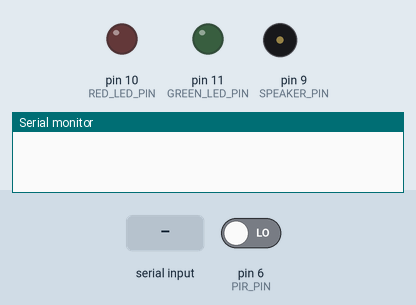
Recording of a sketch running on a simulated Arduino Uno, built with avr-gcc and run on an emulated ATmega328P. Parts: output pins drawn as LEDs (lit = HIGH), buzzer (waves = sounding, pin HIGH), the last lines printed to the serial monitor. The test bench sets the inputs (shaded band); at power-on: pin 6 (PIR_PIN) LOW. The modem accepts every AT command (registered, SIM ready, sends succeed) and sends nothing else.

Above: at 1.2 s.
1.3 s: pin 6 (PIR_PIN) driven HIGH
At 2.5 s:
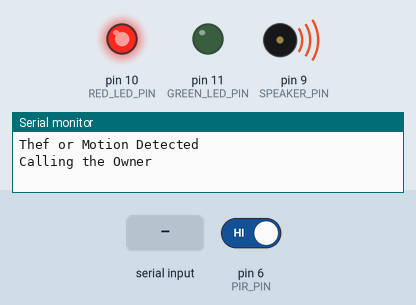
3.5 s: "1" received over the second serial link
Timing chart, 0 to 6.5 s (numbered marks = the images above; inputs shaded):
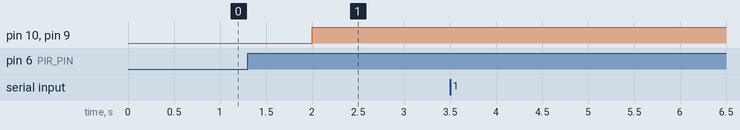

Measured:
- after the input at 1.3 s, pin 10 (RED_LED_PIN), pin 9 (SPEAKER_PIN): LOW → HIGH after 0.70 s

The sketch:

FinalProjectThef.ino
```cpp
#include <SoftwareSerial.h>

#define RX_PIN 2
#define TX_PIN 3
#define SPEAKER_PIN 9
#define PIR_PIN 6
#define RED_LED_PIN 10
#define GREEN_LED_PIN 11

SoftwareSerial SimModule(RX_PIN, TX_PIN);


int pirSensorPin = PIR_PIN;
int redLedPin = RED_LED_PIN;
int greenLedPin = GREEN_LED_PIN;
bool motionDetected = false;
unsigned long lastMotionTime = 0;
const unsigned long cooldownPeriod = 10000;

void setup() {
    pinMode(pirSensorPin, INPUT);
    pinMode(SPEAKER_PIN, OUTPUT);
    pinMode(redLedPin, OUTPUT);
    pinMode(greenLedPin, OUTPUT);

    digitalWrite(SPEAKER_PIN, LOW);
    digitalWrite(redLedPin, LOW);
    digitalWrite(greenLedPin, LOW);

    Serial.begin(115200);
    SimModule.begin(115200);
    SimModule.print("AT");
}

void loop() {
    checkSerial();
    checkPIR();
}

void checkSerial() {
    while (SimModule.available()) {
        Serial.println(SimModule.readString());
    }
    while (Serial.available()) {
        SimModule.println(Serial.readString());
    }
}

void checkPIR() {
    delay(2000);
    int val = digitalRead(pirSensorPin);
    if(val == HIGH && !motionDetected) {
        Serial.println("Thef or Motion Detected");
        Serial.println("Calling the Owner");

        // If Motion Detected
        digitalWrite(redLedPin, HIGH);
        digitalWrite(SPEAKER_PIN, HIGH);
        digitalWrite(greenLedPin, LOW);

        motionDetected = true;
        lastMotionTime = millis();

        SimModule.println("ATD+639630488883+;");

        if(millis() - lastMotionTime >= cooldownPeriod) {
            motionDetected = false;
            digitalWrite(SPEAKER_PIN, LOW);
            digitalWrite(redLedPin, LOW);
            digitalWrite(greenLedPin, HIGH);
        }
    }
}
```
